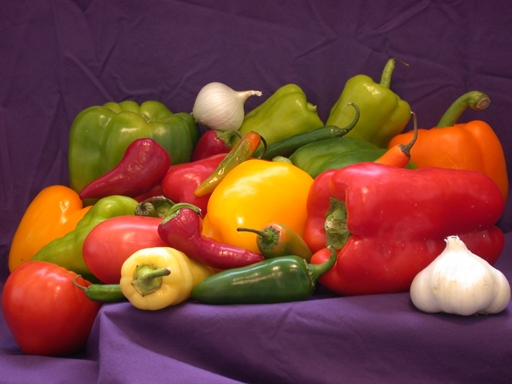
%> input picture image_A.jpg, 512 x 384 px; the run also reads 1 picture not shown here
$ octave HW4.m   (GNU Octave 9; MATLAB toolbox functions it lacks are replaced by stand-ins)
%> lines starting %> are read from the running program, lines starting %| are printed output that depends on the picture
% Load Image
% Input your link to iamge here
a = ('image_A.jpg');
b = ('image_B.jpg');

try
    ImagA = imread(a);
%> ImagA is the input picture: size 384x512x3 uint8; mean R, G, B 120.7, 66.4, 57.7
    ImagB = imread(b);
catch
    error('Image not found');
end

L = 255; k1 = 0.01; k2 = 0.03;
C1 = (k1*L)^2; C2 = (k2*L)^2;

% SSIM calc - Imag A & B have the same size
if size(ImagA,3)==3, A = double(rgb2gray(ImagA)); else, A = double(ImagA); end
%> after `A = double(rgb2gray(ImagA))`:
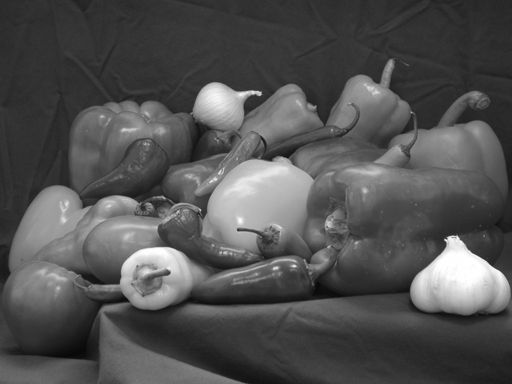
%> A: size 384x512 double; min 8, max 255, mean 81.6
if size(ImagB,3)==3, B = double(rgb2gray(ImagB)); else, B = double(ImagB); end

w = fspecial('gaussian', 11, 1.5);
mu1 = filter2(w, A, 'valid');
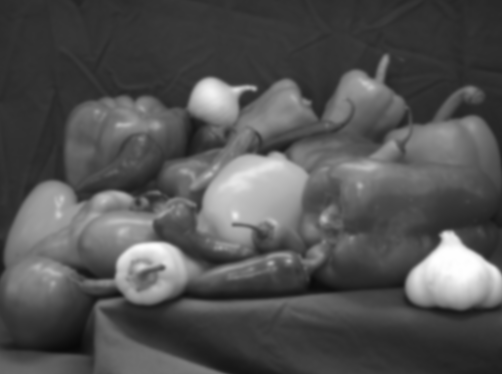
%> mu1: size 374x502 double; min 9.18, max 254.7, mean 82.9
mu2 = filter2(w, B, 'valid');
sigma1 = filter2(w, A.^2, 'valid') - mu1.^2;
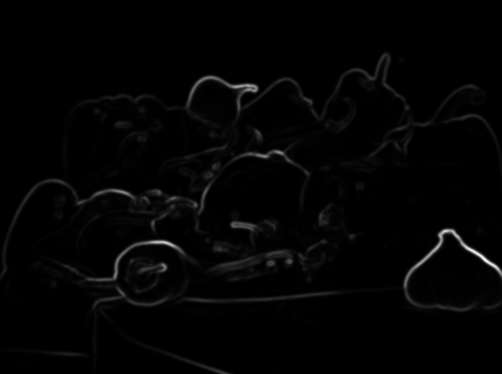
%> sigma1: size 374x502 double; min 0.0591, max 7155.4, mean 108.8; drawn with min black and max white
sigma2 = filter2(w, B.^2, 'valid') - mu2.^2;
sigma12 = filter2(w, A.*B, 'valid') - mu1.*mu2;
map = ((2*mu1.*mu2 + C1).*(2*sigma12 + C2)) ./ ...
           ((mu1.^2 + mu2.^2 + C1).*(sigma1 + sigma2 + C2));
result = mean2(map);
%> result = 0.996

% Plot
[h, w, c] = size(ImagA);
%> h = 384; w = 512; c = 3
padding = 130;
canvas = uint8(255 * ones(h + padding, w * 2, c));
canvas(1:h, :, :) = [ImagA, ImagB];
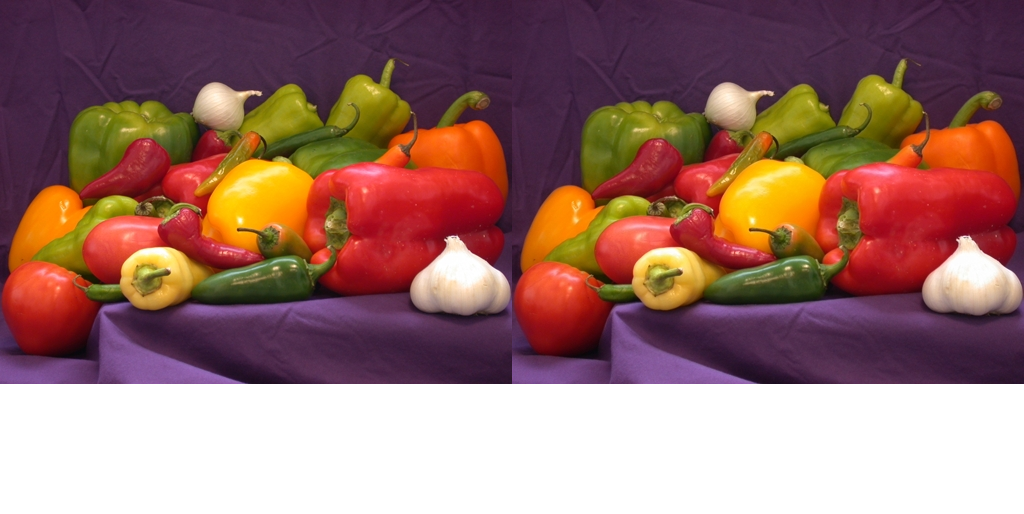
%> canvas: size 514x1024x3 uint8; mean R, G, B 154.5, 114, 107.5

figure('Name', 'SSIM Analysis', 'NumberTitle', 'off');
imshow(canvas); hold on;

text(20, h + 30, 'Image A (original)', 'FontSize', 12, 'FontWeight', 'bold');
text(w + 20, h + 30, 'Imag B (after reconstructed)', 'FontSize', 12, 'FontWeight', 'bold');

info_str = {sprintf('SSIM value: %.4f', result), ...
            sprintf('Adjust constant c1: %.2f', C1), ...
            sprintf('Adjust constant c2: %.2f', C2)};
%> info_str = {'SSIM value: 0.9959', 'Adjust constant c1: 6.50', 'Adjust constant c2: 58.52'}
text(20, h + 90, info_str, 'FontSize', 11, 'EdgeColor', 'red', ...
     'BackgroundColor', 'white', 'LineWidth', 1.2);
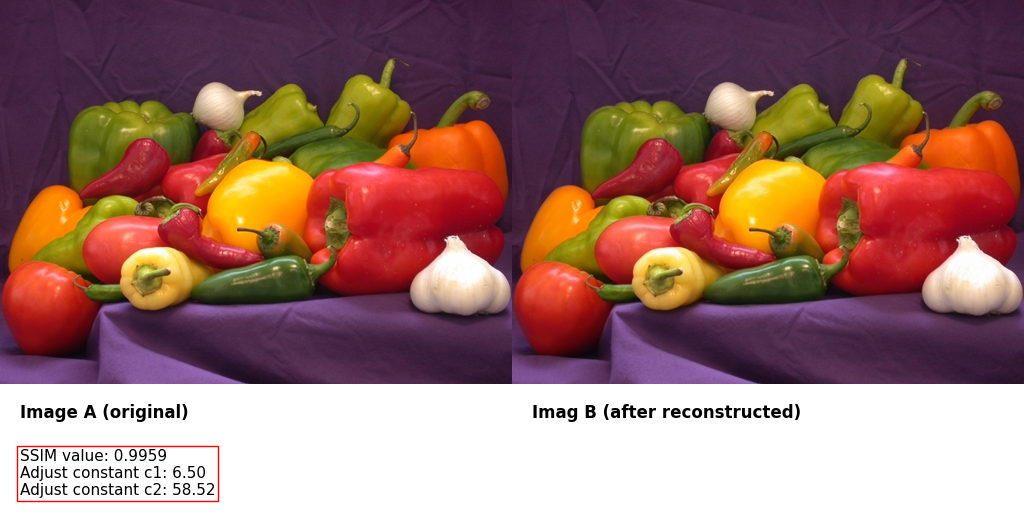
%> figure redrawn from the program's plot data

hold off;
